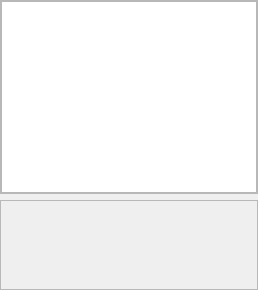
                                          <widget class="QWidget" name="page_view_branch_table">
                                           <layout class="QVBoxLayout" name="verticalLayout_54">
                                            <property name="leftMargin">
                                             <number>0</number>
                                            </property>
                                            <property name="topMargin">
                                             <number>0</number>
                                            </property>
                                            <property name="rightMargin">
                                             <number>0</number>
                                            </property>
                                            <property name="bottomMargin">
                                             <number>0</number>
                                            </property>
                                            <item>
                                             <widget class="QFrame" name="table_area_4">
                                              <property name="frameShape">
                                               <enum>QFrame::StyledPanel</enum>
                                              </property>
                                              <property name="frameShadow">
                                               <enum>QFrame::Raised</enum>
                                              </property>
                                              <layout class="QVBoxLayout" name="verticalLayout_55">
                                               <property name="spacing">
                                                <number>0</number>
                                               </property>
                                               <property name="leftMargin">
                                                <number>0</number>
                                               </property>
                                               <property name="topMargin">
                                                <number>0</number>
                                               </property>
                                               <property name="rightMargin">
                                                <number>0</number>
                                               </property>
                                               <property name="bottomMargin">
                                                <number>0</number>
                                               </property>
                                               <item>
                                                <widget class="QTableWidget" name="view_branch_table"/>
                                               </item>
                                              </layout>
                                             </widget>
                                            </item>
                                            <item>
                                             <widget class="QFrame" name="btn_area_4">
                                              <property name="minimumSize">
                                               <size>
                                                <width>0</width>
                                                <height>90</height>
                                               </size>
                                              </property>
                                              <property name="maximumSize">
                                               <size>
                                                <width>16777215</width>
                                                <height>90</height>
                                               </size>
                                              </property>
                                              <property name="frameShape">
                                               <enum>QFrame::StyledPanel</enum>
                                              </property>
                                              <property name="frameShadow">
                                               <enum>QFrame::Raised</enum>
                                              </property>
                                              <layout class="QVBoxLayout" name="verticalLayout_56">
                                               <property name="spacing">
                                                <number>0</number>
                                               </property>
                                               <property name="leftMargin">
                                                <number>0</number>
                                               </property>
                                               <property name="topMargin">
                                                <number>0</number>
                                               </property>
                                               <property name="rightMargin">
                                                <number>0</number>
                                               </property>
                                               <property name="bottomMargin">
                                                <number>0</number>
                                               </property>
                                              </layout>
                                             </widget>
                                            </item>
                                           </layout>
                                          </widget>
